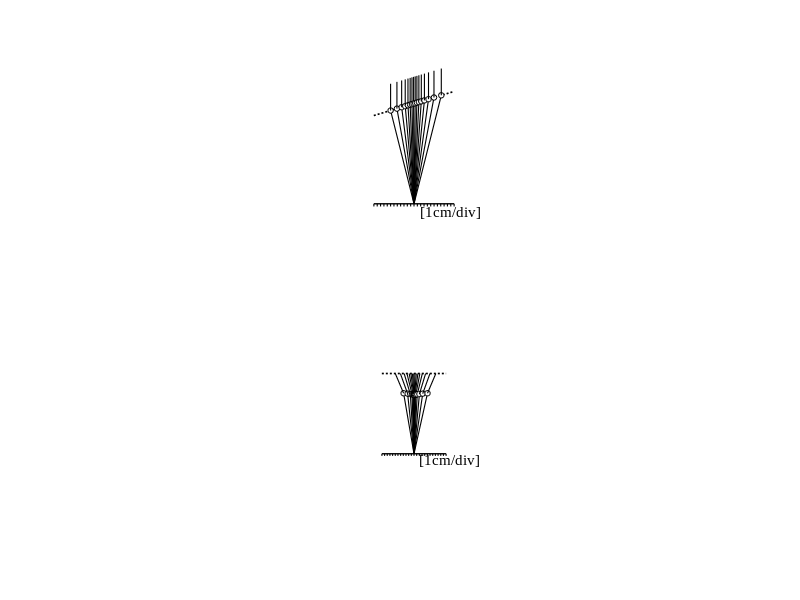

Write the MATLAB code that produced this figure.
% LIPM_Simulation.m
% Reproduces Figure 2(a) and 2(b) for the Linear Inverted Pendulum Mode

% --- System Parameters ---
g = 981.0;      % Gravity [cm/s^2] (using CGS to match paper units)
m = 2.0;        % Mass [kg]
h = 8.0;        % Distance between hip joint and center of mass [cm]

% --- Initial Conditions ---
x0 = -7.0;      % Initial x position [cm]
dx0 = 41.0;     % Initial x velocity [cm/s] (Note: paper typo says [cm])

% --- Simulation Time ---
% 16 discrete states are shown in the original plots. 
% A time horizon of 0.8 seconds perfectly captures the x = -7 to x = +8 sweep.
t_end = 0.8;    
N = 16;         
t = linspace(0, t_end, N); 

% Setup Figure window
figure('Color', 'white', 'Position', [100, 100, 700, 900]);
%    Position[left edge, bottom edge, width, height]
%tall window to hold 2 subplots

%% ================= Figure 2(a): Slope Trajectory =================
subplot(2, 1, 1);
hold on;
k_a = 0.3;
yH_a = 30.0;
omega_c_a = 0.0; % Constant vertical torso

% Dynamics
omega_a = sqrt(g / yH_a); %Computes the LIPM natural frequency
%omega = \sqrt{\frac{g}{y_H}}
x_a = x0 * cosh(omega_a * t) + (dx0 / omega_a) * sinh(omega_a * t);
%Assume a solution of the form
%x=e^{rt}
y_a = k_a * x_a + yH_a; % Slope trajectory constraint
theta_a = zeros(1, N);  % Torso remains vertical

% Plot dashed trajectory line
plot([-15, 12], k_a * [-15, 12] + yH_a, 'k:', 'LineWidth', 1.2);
%'k:'
%means:
%* k = black
%* : = dotted

% Draw the pendulum at each timestep
for i = 1:N
    % Leg: from foot (0,0) to hip (x,y)
    plot([0, x_a(i)], [0, y_a(i)], 'k-', 'LineWidth', 0.8);
    % Hip Joint
    plot(x_a(i), y_a(i), 'ko', 'MarkerSize', 4, 'MarkerFaceColor', 'w');
    % Torso: from hip to Center of Mass
    x_top = x_a(i) + h * sin(theta_a(i));
    y_top = y_a(i) + h * cos(theta_a(i));
    plot([x_a(i), x_top], [y_a(i), y_top], 'k-', 'LineWidth', 0.8);
end

% Formatting for 2(a)
axis equal; axis([-12 12 -15 45]); %first 2 x1 to x2, next 2 y1 to y2
%without this robot appeared stretched 
set(gca, 'Visible', 'off'); % Hide default axes to draw custom ones

% Custom X-axis with downward ticks [1cm/div]
plot([-12, 12], [0, 0], 'k-', 'LineWidth', 1);
for xt = -12:12
    plot([xt, xt], [0, -0.8], 'k-', 'LineWidth', 0.8);
end
text(2, -2.5, '[1cm/div]', 'FontName', 'Times New Roman', 'FontSize', 11, 'Color', 'k');


%% ======== Figure 2(b): Horizontal trajectory, rotating body ========
subplot(2, 1, 2);
hold on;
k_b = 0.0;
yH_b = 30.0;
omega_c_b = 1.0; 

% Dynamics (Horizontal decoupled motion is identical to sloped)
omega_b = sqrt(g / yH_b);
x_com = x0 * cosh(omega_b * t) + (dx0 / omega_b) * sinh(omega_b * t);


% Torso rotates. Initial angle estimated at -0.4 rad for symmetry
theta_0 = -0.4; 
theta_b = theta_0 + omega_c_b * t;

% The horizontal trajectory constraint applies to the CoM (y = 30), not the hip.
% Therefore, the hip must dip down and shift horizontally relative to the CoM.
x_b = x_com - h * sin(theta_b);
y_b = yH_b - h * cos(theta_b);

% Plot dashed trajectory line
plot([-15, 12], [yH_b, yH_b], 'k:', 'LineWidth', 1.2);

% Draw the pendulum at each timestep
for i = 1:N
    % Leg: from foot (0,0) to hip (x,y)
    plot([0, x_b(i)], [0, y_b(i)], 'k-', 'LineWidth', 0.8);
    % Hip Joint
    plot(x_b(i), y_b(i), 'ko', 'MarkerSize', 4, 'MarkerFaceColor', 'w');
    % Torso: from hip to Center of Mass
    x_top = x_b(i) + h * sin(theta_b(i));
    y_top = y_b(i) + h * cos(theta_b(i));
    plot([x_b(i), x_top], [y_b(i), y_top], 'k-', 'LineWidth', 0.8);
end

% Formatting for 2(b)
axis equal; axis([-12 12 -30 45]);
set(gca, 'Visible', 'off');

% Custom X-axis with downward ticks [1cm/div]
plot([-12, 12], [0, 0], 'k-', 'LineWidth', 1);
for xt = -12:12
    plot([xt, xt], [0, -0.8], 'k-', 'LineWidth', 0.8);
end
text(2, -2.5, '[1cm/div]', 'FontName', 'Times New Roman', 'FontSize', 11, 'Color', 'k');
